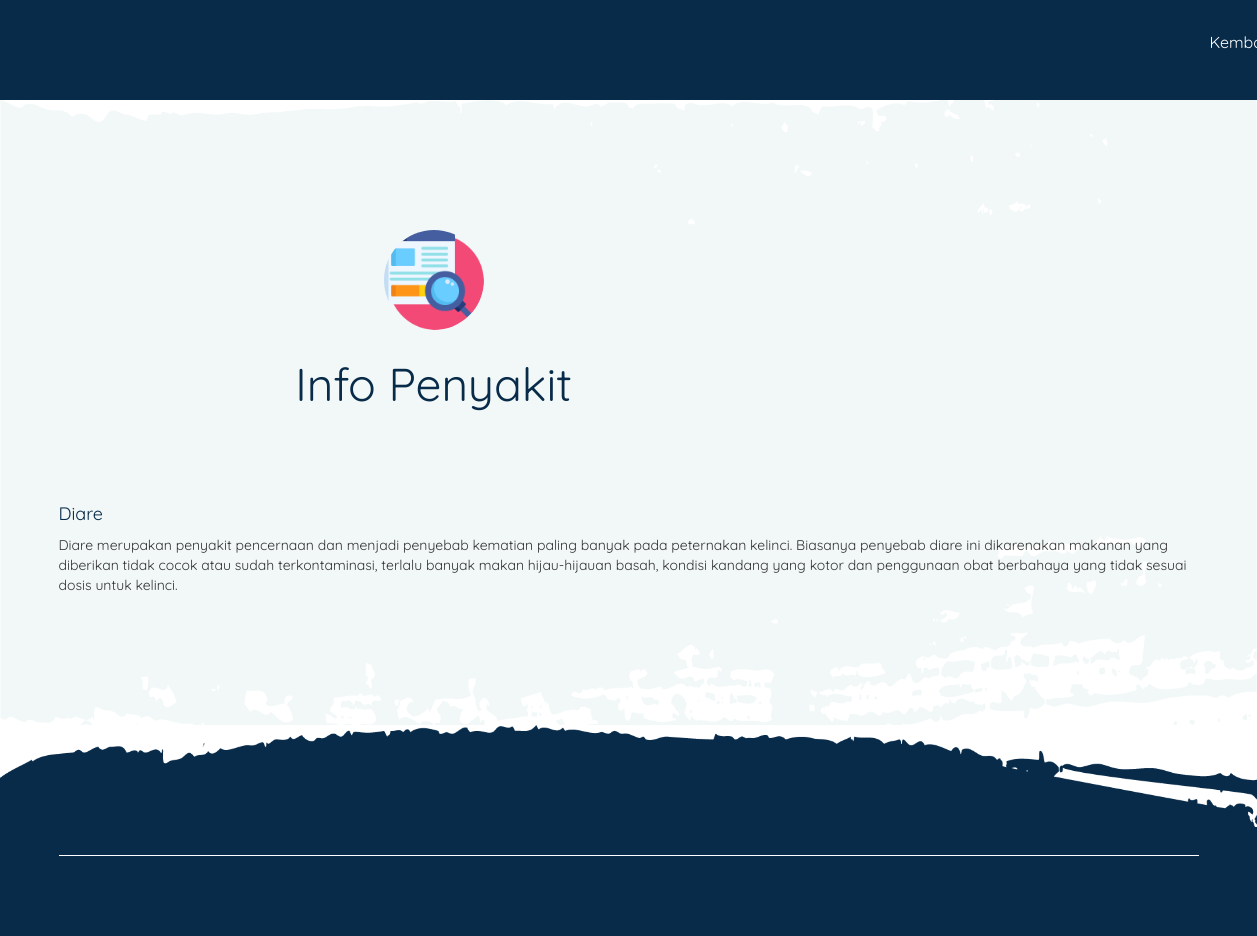
Screenshot of /index.php/Pengelola/detailPenyakit/P02 with the database file from the repository.
### tables this page shows
CREATE TABLE `tb_penyakit` (
  `id_penyakit` varchar(10) NOT NULL,
  `nama_penyakit` varchar(1000) NOT NULL,
  `definisi` text NOT NULL,
  `solusi` text NOT NULL
);

### application/controllers/Pengelola.php (called while the page is built, shortened)
<?php
class Pengelola extends CI_Controller {
	public function __construct(){
		$this->load->helper('url','form');
		$this->load->library('form_validation');
		$this->load->model('M_pengelola');
		$this->load->model('M_penyakit');
		$this->load->model('M_gejala');
	}
	public function detailPenyakit($id_penyakit)
	{
		$data['penyakit']=$this->M_penyakit->getPenyakit($id_penyakit);
		$this->load->view('detail',$data);
	}
}

### index.php (called while the page is built, shortened)
<?php
require_once BASEPATH.'core/CodeIgniter.php';

### application/models/M_penyakit.php (called while the page is built, shortened)
<?php
class M_penyakit extends CI_Model {
	public function getPenyakit($id_penyakit){
		$this->db->where('id_penyakit',$id_penyakit);
		$query= $this->db->get('tb_penyakit');
		return $query->result();
	}
}

### application/views/detail.php (the view, shortened to what this page needs)
<!doctype html>
<html lang="en">
<head>
    <link rel="stylesheet" href="<?php echo base_url()?>/assets/css/bootstrap.min.css">
    <link rel="stylesheet" href="<?php echo base_url()?>/assets/css/animate.css">
    <link rel="stylesheet" href="<?php echo base_url()?>/assets/css/owl.carousel.min.css">
    <link rel="stylesheet" href="<?php echo base_url()?>/assets/css/themify-icons.css">
    <link rel="stylesheet" href="<?php echo base_url()?>/assets/css/flaticon.css">
    <link rel="stylesheet" href="<?php echo base_url()?>/assets/css/magnific-popup.css">
    <link rel="stylesheet" href="<?php echo base_url()?>/assets/css/style.css">
</head>
<body>
    <header class="header_area">
        <div class="main_menu">
            <div class="container">
                <div class="row">
                    <div class="col-lg-12" style="margin-top: 30px">
                        <nav class="navbar navbar-expand-lg navbar-light">
                             <div class="collapse navbar-collapse justify-content-center" id="navbarSupportedContent" style="margin-left: 1100px">
                                <ul class="navbar-nav">
                                    <li class="nav-item">
                                        <a href="<?php echo site_url('Pengelola/index#info')?>" class="nav-link">Kembali</a>
                                    </li>
                                </ul>
                            </div>
                        </nav>
                    </div>
                </div>
            </div>
        </div>
    <section class="service_part section_padding services_bg" id="info">
        <div class="container">
            <div class="row justify-content-center">
                <div class="col-lg-8">
                    <div class="section_tittle text-center">
                        <img src="<?php echo base_url()?>/assets/img/seo.png" height="100" width="100" alt="">
                        <h2>Info Penyakit</h2>
                    </div>
                </div>
            </div>
            <div class="row">
                        <div class="col-lg-12">
                            <div class="single-price">
                                <div class="top-sec d-flex justify-content-between">
                                    <div class="top-left">
                                        <h4><?php echo $penyakit[0]->nama_penyakit?></h4>
                                    </div>
                                </div>
                                <div class="end-sec">
                                    <ul>
                                        <?php echo $penyakit[0]->definisi?>
                                    </ul>
                                </div>
                            </div>
                        </div>
                </div>
            </div>
        </section>
    <footer class="footer_area padding_top">
        <div class="container">
            <div class="row">
                <div class="col-lg-12">
                    <div class="copyright_text">
                    </div>
                </div>
            </div>
        </div>
    </footer>
</body>
</html>

### rows the page displays
tb_penyakit: nama_penyakit "Diare", definisi "Diare merupakan penyakit pencernaan dan menjadi penyebab kematian paling banyak pada peternakan kelinci. Biasanya penyebab diare ini dikarenakan makanan yang diberikan tidak cocok atau sudah terkontaminasi, terlalu banyak makan hijau-hijauan basah, kondisi kandang yang kotor dan penggunaan obat berbahaya yang tidak sesuai dosis untuk kelinci."
